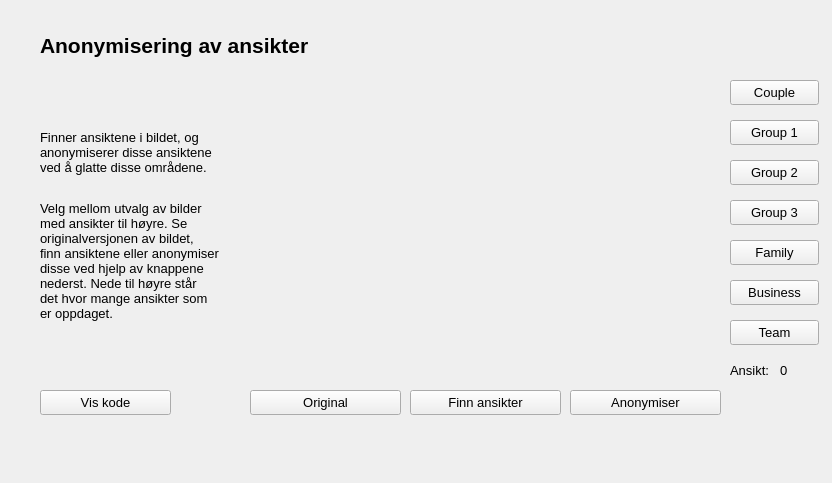
<?xml version="1.0" encoding="UTF-8"?>
<ui version="4.0">
 <class>Form</class>
 <widget class="QWidget" name="Form">
  <property name="geometry">
   <rect>
    <x>0</x>
    <y>0</y>
    <width>832</width>
    <height>483</height>
   </rect>
  </property>
  <property name="windowTitle">
   <string>Form</string>
  </property>
  <widget class="QPushButton" name="anonymousFindFaces">
   <property name="geometry">
    <rect>
     <x>410</x>
     <y>390</y>
     <width>151</width>
     <height>25</height>
    </rect>
   </property>
   <property name="font">
    <font>
     <pointsize>10</pointsize>
    </font>
   </property>
   <property name="text">
    <string>Finn ansikter</string>
   </property>
  </widget>
  <widget class="QPushButton" name="anonymousOriginal">
   <property name="geometry">
    <rect>
     <x>250</x>
     <y>390</y>
     <width>151</width>
     <height>25</height>
    </rect>
   </property>
   <property name="font">
    <font>
     <pointsize>10</pointsize>
    </font>
   </property>
   <property name="text">
    <string>Original</string>
   </property>
  </widget>
  <widget class="QLabel" name="glattingOverskrift">
   <property name="geometry">
    <rect>
     <x>40</x>
     <y>10</y>
     <width>761</width>
     <height>71</height>
    </rect>
   </property>
   <property name="font">
    <font>
     <pointsize>16</pointsize>
     <weight>75</weight>
     <italic>false</italic>
     <bold>true</bold>
     <underline>false</underline>
    </font>
   </property>
   <property name="text">
    <string>Anonymisering av ansikter</string>
   </property>
  </widget>
  <widget class="QLabel" name="label_12">
   <property name="geometry">
    <rect>
     <x>40</x>
     <y>80</y>
     <width>201</width>
     <height>291</height>
    </rect>
   </property>
   <property name="text">
    <string>&lt;html&gt;&lt;head/&gt;&lt;body&gt;&lt;p&gt;&lt;span style=&quot; font-size:10pt;&quot;&gt;Finner ansiktene i bildet, og&lt;br/&gt;anonymiserer disse ansiktene&lt;br/&gt;ved å glatte disse områdene.&lt;br/&gt;&lt;/span&gt;&lt;/p&gt;&lt;p&gt;&lt;span style=&quot; font-size:10pt;&quot;&gt;Velg mellom utvalg av bilder&lt;br/&gt;med ansikter til høyre. Se &lt;br/&gt;originalversjonen av bildet,&lt;br/&gt;finn ansiktene eller anonymiser&lt;br/&gt;disse ved hjelp av knappene &lt;br/&gt;nederst. Nede til høyre står&lt;br/&gt;det hvor mange ansikter som &lt;br/&gt;er oppdaget.&lt;/span&gt;&lt;/p&gt;&lt;/body&gt;&lt;/html&gt;</string>
   </property>
  </widget>
  <widget class="QPushButton" name="group1">
   <property name="geometry">
    <rect>
     <x>730</x>
     <y>120</y>
     <width>89</width>
     <height>25</height>
    </rect>
   </property>
   <property name="font">
    <font>
     <pointsize>10</pointsize>
    </font>
   </property>
   <property name="text">
    <string>Group 1</string>
   </property>
  </widget>
  <widget class="QPushButton" name="couple">
   <property name="geometry">
    <rect>
     <x>730</x>
     <y>80</y>
     <width>89</width>
     <height>25</height>
    </rect>
   </property>
   <property name="font">
    <font>
     <pointsize>10</pointsize>
    </font>
   </property>
   <property name="text">
    <string>Couple</string>
   </property>
  </widget>
  <widget class="QPushButton" name="anonymousCode">
   <property name="geometry">
    <rect>
     <x>40</x>
     <y>390</y>
     <width>131</width>
     <height>25</height>
    </rect>
   </property>
   <property name="font">
    <font>
     <pointsize>10</pointsize>
    </font>
   </property>
   <property name="text">
    <string>Vis kode</string>
   </property>
  </widget>
  <widget class="QPushButton" name="anonymousAnonymise">
   <property name="geometry">
    <rect>
     <x>570</x>
     <y>390</y>
     <width>151</width>
     <height>25</height>
    </rect>
   </property>
   <property name="font">
    <font>
     <pointsize>10</pointsize>
    </font>
   </property>
   <property name="text">
    <string>Anonymiser</string>
   </property>
  </widget>
  <widget class="QLabel" name="anonymiseImg">
   <property name="geometry">
    <rect>
     <x>250</x>
     <y>76</y>
     <width>471</width>
     <height>301</height>
    </rect>
   </property>
   <property name="text">
    <string/>
   </property>
   <property name="pixmap">
    <pixmap>../../../hdr-bilder/Adjuster/Adjuster_00032.png</pixmap>
   </property>
   <property name="scaledContents">
    <bool>true</bool>
   </property>
  </widget>
  <widget class="QLabel" name="label">
   <property name="geometry">
    <rect>
     <x>730</x>
     <y>360</y>
     <width>51</width>
     <height>21</height>
    </rect>
   </property>
   <property name="font">
    <font>
     <pointsize>10</pointsize>
    </font>
   </property>
   <property name="text">
    <string>Ansikt:</string>
   </property>
  </widget>
  <widget class="QLabel" name="faceCount">
   <property name="geometry">
    <rect>
     <x>780</x>
     <y>360</y>
     <width>21</width>
     <height>21</height>
    </rect>
   </property>
   <property name="font">
    <font>
     <pointsize>10</pointsize>
    </font>
   </property>
   <property name="text">
    <string>0</string>
   </property>
  </widget>
  <widget class="QPushButton" name="group2">
   <property name="geometry">
    <rect>
     <x>730</x>
     <y>160</y>
     <width>89</width>
     <height>25</height>
    </rect>
   </property>
   <property name="font">
    <font>
     <pointsize>10</pointsize>
    </font>
   </property>
   <property name="text">
    <string>Group 2</string>
   </property>
  </widget>
  <widget class="QPushButton" name="group3">
   <property name="geometry">
    <rect>
     <x>730</x>
     <y>200</y>
     <width>89</width>
     <height>25</height>
    </rect>
   </property>
   <property name="font">
    <font>
     <pointsize>10</pointsize>
    </font>
   </property>
   <property name="text">
    <string>Group 3</string>
   </property>
  </widget>
  <widget class="QPushButton" name="family">
   <property name="geometry">
    <rect>
     <x>730</x>
     <y>240</y>
     <width>89</width>
     <height>25</height>
    </rect>
   </property>
   <property name="font">
    <font>
     <pointsize>10</pointsize>
    </font>
   </property>
   <property name="text">
    <string>Family</string>
   </property>
  </widget>
  <widget class="QPushButton" name="business">
   <property name="geometry">
    <rect>
     <x>730</x>
     <y>280</y>
     <width>89</width>
     <height>25</height>
    </rect>
   </property>
   <property name="font">
    <font>
     <pointsize>10</pointsize>
    </font>
   </property>
   <property name="text">
    <string>Business</string>
   </property>
  </widget>
  <widget class="QPushButton" name="team">
   <property name="geometry">
    <rect>
     <x>730</x>
     <y>320</y>
     <width>89</width>
     <height>25</height>
    </rect>
   </property>
   <property name="font">
    <font>
     <pointsize>10</pointsize>
    </font>
   </property>
   <property name="text">
    <string>Team</string>
   </property>
  </widget>
 </widget>
 <resources/>
 <connections/>
</ui>
